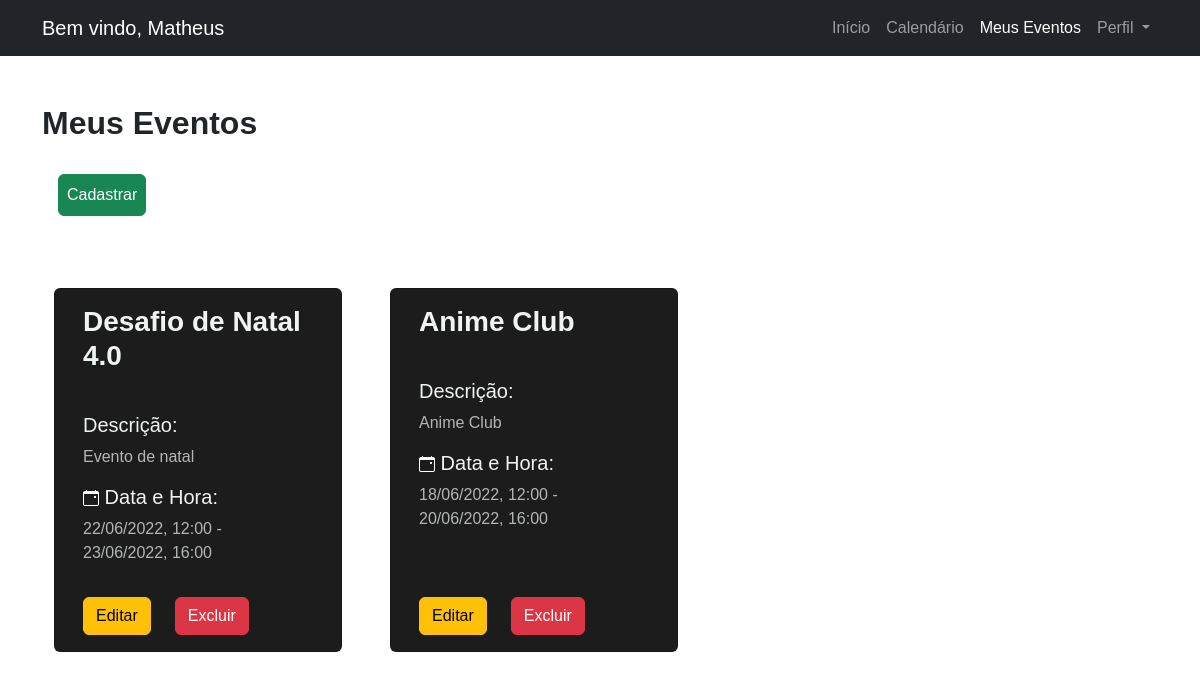
The page /MeusEventos.php (signed in) on the database its author committed.
### tables this page shows
CREATE TABLE `usuarios` (
  `idUsuario` int(11) NOT NULL,
  `nome` varchar(45) NOT NULL,
  `email` varchar(110) NOT NULL,
  `telefone` varchar(15) NOT NULL,
  `sexo` char(1) NOT NULL,
  `senha` varchar(45) NOT NULL
);

CREATE TABLE `eventos` (
  `idEvento` int(11) NOT NULL,
  `descricao` varchar(255) NOT NULL,
  `horaInicio` time NOT NULL,
  `horaFim` time NOT NULL,
  `dataInicio` date NOT NULL DEFAULT current_timestamp(),
  `dataFim` date NOT NULL DEFAULT current_timestamp(),
  `idOrganizador` int(11) NOT NULL,
  `nome` varchar(25) NOT NULL
);

### MeusEventos.php (the view, shortened to what this page needs)
<?php
    include_once('config.php');
        $emailLogado = $_SESSION['email'];
        $senhaLogado = $_SESSION['senha'];
        $idUsuario = "SELECT idUsuario, nome FROM usuarios WHERE email='$emailLogado' AND senha = '$senhaLogado'";
        $resultUsuario = $conexao->query($idUsuario);
        while($usuarioDB = mysqli_fetch_assoc($resultUsuario)){
            $idUsuario = $usuarioDB['idUsuario'];
            $nome = $usuarioDB['nome'];
        }
        $eventos = "SELECT * FROM eventos WHERE idOrganizador = $idUsuario";
        $resultEventos = $conexao->query($eventos);
?>
<!DOCTYPE html>
<html lang="en">
<head>
    <link href="https://cdn.jsdelivr.net/npm/bootstrap@5.2.0-beta1/dist/css/bootstrap.min.css" rel="stylesheet">
    <link rel="stylesheet" href="https://cdn.jsdelivr.net/npm/bootstrap-icons@1.3.0/font/bootstrap-icons.css">
</head>
<body>
    <nav class="navbar navbar-expand-lg navbar-dark bg-dark">
        <div class="container">
            <a class="navbar-brand">Bem vindo, <?php echo $nome ?></a>
            <div class="collapse navbar-collapse justify-content-center" id="navbarNavDropdown">
            <ul class="navbar-nav ms-auto">
                <li class="nav-item">
                <a class="nav-link" href="home.php">Início</a>
                </li>
                <li class="nav-item">
                <a class="nav-link" href="calendario.php">Calendário</a>
                </li>
                <li class="nav-item">
                <a class="nav-link active" href="">Meus Eventos</a>
                </li>
                <li class="nav-item dropdown ">
                <a class="nav-link dropdown-toggle" href="#" id="navbarDropdown" role="button" data-bs-toggle="dropdown" aria-expanded="false">
                    Perfil
                </a>
            </li>
            </ul>
            </div>
        </div>
      </nav>
      <div class="container conteudo">
        <div class="row mt-5 mb-4">
            <h2><strong>Meus Eventos</strong></h2>
        </div>
        <div class="row mb-4 ">
            <div class="col-3 ">
                <a type="button" class="btn btn-success ms-3 p-2" href="CadastrarEvento.php">Cadastrar</a>
             </div>
        </div>
        <div class="row">
                <?php
                    while($eventosDB = mysqli_fetch_assoc($resultEventos)){
                        $dataInicio = date_create($eventosDB['dataInicio']);
                        $dataFim = date_create($eventosDB['dataFim']);
                        echo "<div class='card m-4 mt-5' style='width: 18rem;'>";
                        echo "<div class='p-3'>";
                        echo "<h3 class='card-title'><strong>".$eventosDB['nome']."</strong></h3>";
                        echo "</div>";
                        echo "<div class='card-body'>";
                        echo "<h5>Descrição:</h5>";
                        echo "<p class='card-text'>".$eventosDB['descricao']."</p>";
                        echo "<h5><i class='bi bi-calendar-event' style='color: white; font-size: 16px;'></i> Data e Hora:</h5>";
                        echo "<p class='card-text'>" . date_format($dataInicio, 'd/m/Y') . ", " .date("H:i", strtotime($eventosDB['horaInicio']))  .' -</br>';
                        echo  date_format($dataFim, 'd/m/Y'). ", " . date("H:i", strtotime($eventosDB['horaFim'])) . "</p>";
                        echo "</div>";
                        echo "<div class='p-3'>";
                        echo "<a type='button' class='btn btn-warning me-4' href='EditarEvento.php?idEvento=$eventosDB[idEvento]'>Editar</a>";
                        echo "<a type='button' class='btn btn-danger' href='MeusEventos.php?idEvento=$eventosDB[idEvento]'>Excluir</a>";
                        echo "</div>";
                        echo "</div>";
                    }
                ?>
        </div>
      </div>
</body>
</html>

### MeusEventos.php (style rules this page uses)
body { font-family: Arial, Helvetica, sans-serif; }
.conteudo { padding-bottom: 200px; }
.card { background-color: #1C1C1C; }
.card-title,h5 { color: #F0F3F4; }
.card-text { color: #B3B6B7; }

### rows shown on the page
usuarios: nome "Matheus"
eventos: nome "Desafio de Natal 4.0", descricao "Evento de natal", dataInicio "22/06/2022", horaInicio "12:00", dataFim "23/06/2022", horaFim "16:00"
eventos: nome "Anime Club", descricao "Anime Club", dataInicio "18/06/2022", horaInicio "12:00", dataFim "20/06/2022", horaFim "16:00"
